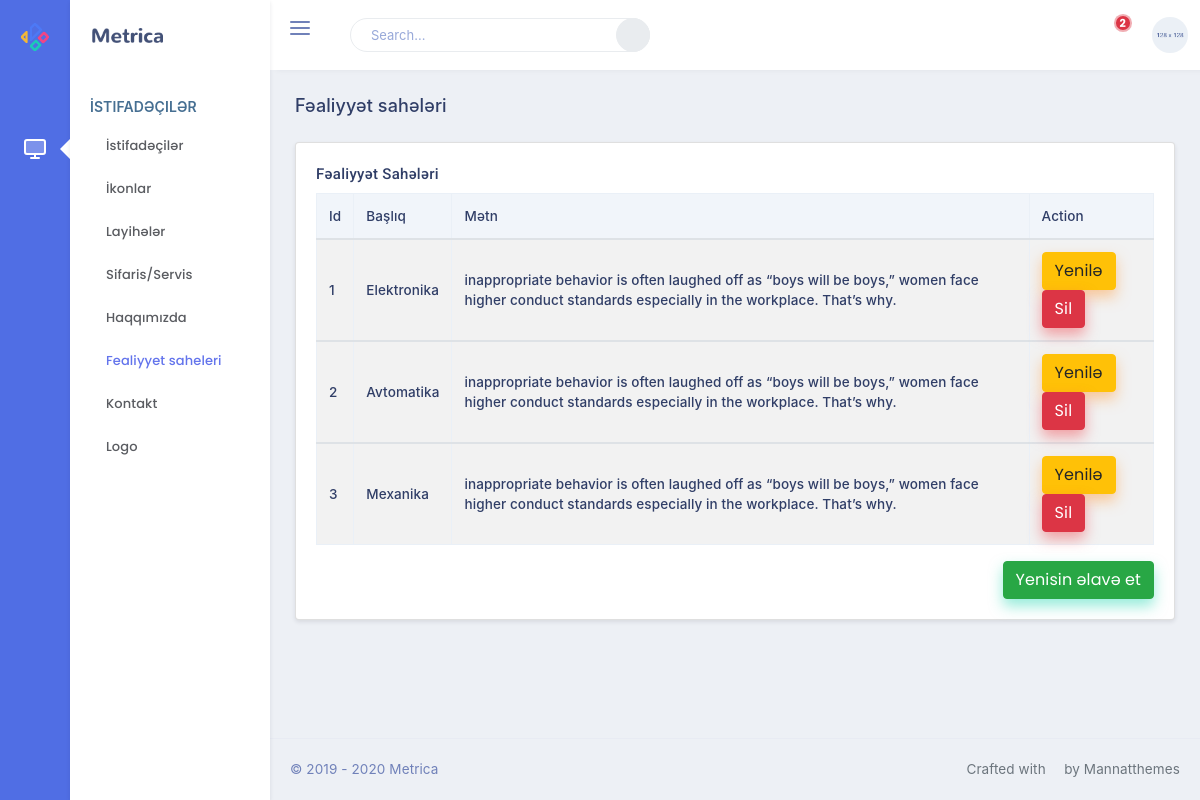
The app's page /area (signed in) with its own data.
### app/models.py (models this page shows, shortened)
class Area(db.Model):
    id = db.Column(db.Integer, primary_key=True)
    title = db.Column(db.String(255),  nullable=False)
    text = db.Column(db.String(255),  nullable=False)

### admin/views.py (the view)
@app.route('/area')
@login_required
def area():
    if User.query.get(1) == current_user:
        alldata=Area.query.all()
        return render_template('admin/area.html', allarea=alldata)
    else:
        abort(403)

### app/models.py (called while the page is built)
@login_manager.user_loader
def load_user(user_id):
    return User.query.get(int(user_id))

### templates/admin/area.html (shortened to what this page needs)
{% extends 'admin/base.html' %}
{%block pagetitle%}<h4 class="page-title">Fəaliyyət sahələri</h4> {% endblock pagetitle %}
{% block content %}
<div class="row">
    <div class="col-12">
        <div class="card">
            <div class="card-body">
                <h4 class="mt-0 header-title">Fəaliyyət sahələri</h4>
                <table id="child_rows" class="table table-striped table-bordered dt-responsive nowrap" style="border-collapse: collapse; border-spacing: 0; width: 100%;">
                    <thead>
                        <tr>
                            <th>Id</th>
                            <th>Başlıq</th>
                            <th>Mətn</th>
                            <th>Action</th>
                        </tr>
                    </thead>
                    {% for row in allarea %}
                <tbody>
                    <tr>
                        <th>{{row.id}}</th>
                        <th>{{row.title}}</th>
                        <th>{{row.text}}</th>
                        <th>
                            <a href="/area/update/{{row.id}}" class="btn btn-warning btn-xs" type="button" data-toggle="modal" data-target="#modaledit{{row.id}}">Yenilə</a>
                            <a href="/areas/delete/{{row.id}}" class="btn btn-danger btn-xs" onclick="return confirm('Are You Sure To Delete ?')">Sil</a>
                        </th>
                    </tr>
                </tbody>
                {% endfor %}
                </table>
                <a type="button"  class="btn btn-success float-right" href="/projects/single" data-toggle="modal" data-target="#mymodal">Yenisin əlavə et</a> </h2>
            </div>
        </div>
    </div>
</div>
{% endblock content %}

### records on screen
Area: id "1", title "Elektronika", text "inappropriate behavior is often laughed off as “boys will be boys,” women face higher conduct standards especially in the workplace. That’s why."
Area: id "2", title "Avtomatika", text "inappropriate behavior is often laughed off as “boys will be boys,” women face higher conduct standards especially in the workplace. That’s why."
Area: id "3", title "Mexanika", text "inappropriate behavior is often laughed off as “boys will be boys,” women face higher conduct standards especially in the workplace. That’s why."
